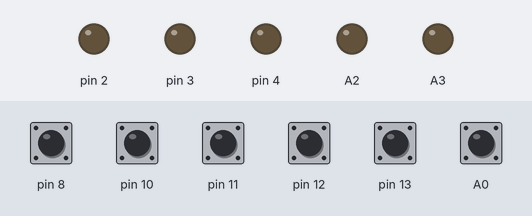
The sketch below on a simulated Arduino Uno, built with avr-gcc and run on an emulated ATmega328P. On the bench: output pins drawn as LEDs (lit = HIGH). Inputs (shaded band) come from the test bench; at power-on: A0, pin 8, pin 10–13 HIGH. Random numbers use the default seed unless the sketch sets one.

Above: at 2.6 s.
2.7 s: pin 8 pulled LOW for 0.15 s
At 2.8 s:
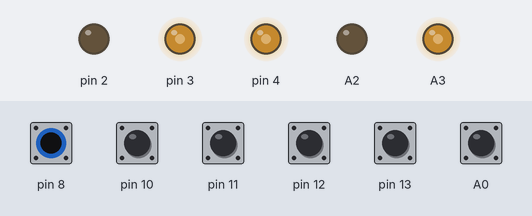
4.4 s: pin 13 pulled LOW for 0.15 s
At 5.7 s:
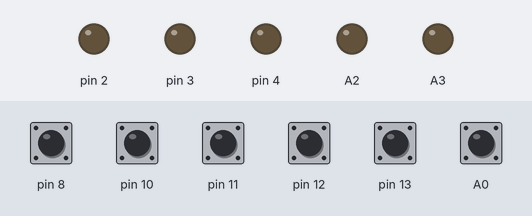
6.1 s: pin 10 pulled LOW for 0.15 s
At 6.2 s:
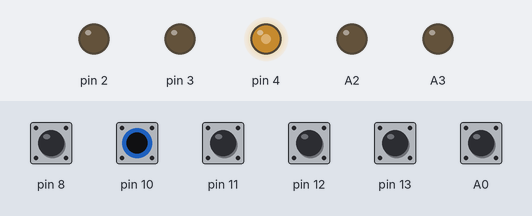
7.8 s: pin 11 pulled LOW for 0.15 s
At 7.9 s:
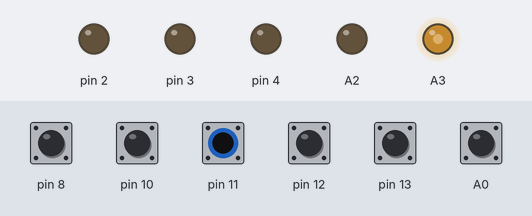
9.5 s: pin 12 pulled LOW for 0.15 s
At 9.6 s:
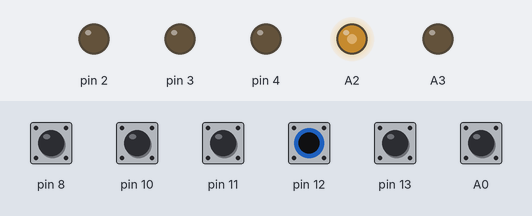
11.2 s: A0 pulled LOW for 0.15 s
At 12.1 s:
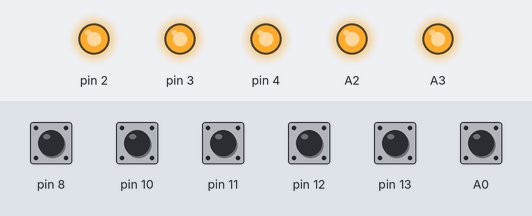
Timing chart, 0 to 14.2 s (numbered marks = the images above; inputs shaded):
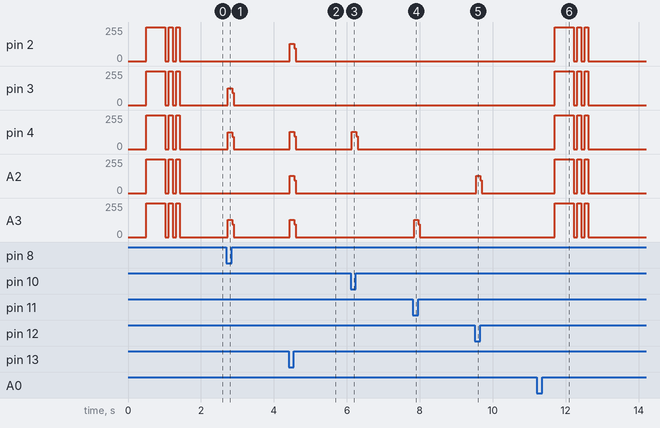

Measured:
- after the input at 2.7 s, pin 3, pin 4: 0/255 → 127/255 at once, → 0/255 0.12 s later; A3: 0/255 → 128/255 at once, → 0/255 0.12 s later
- after the input at 4.4 s, pin 2, pin 4, A2: 0/255 → 128/255 at once, → 0/255 0.12 s later; A3: 0/255 → 129/255 at once, → 0/255 0.12 s later
- after the input at 6.1 s, pin 4: 0/255 → 128/255 at once, → 0/255 0.12 s later
- after the input at 7.8 s, A3: 0/255 → 128/255 at once, → 0/255 0.12 s later
- after the input at 9.5 s, A2: 0/255 → 128/255 at once, → 0/255 0.12 s later
- after the input at 11.2 s, pin 2–4, A2, A3: 0/255 → 255/255 after 0.50 s, then repeats every 0.20 s: 0/255 0.10 s, 255/255 0.10 s, until it stays 0/255 from 12.6 s

The sketch:

Light.ino
```cpp
#include "Button.h" // Custom Button Class - Generates the Button functionality.
#include "Puzzle.h" // Custom Puzzle Class - Generates the Puzzles.

// Base Components
Puzzle puzzle;
int leds[5];
Button buttons[6];

// Dynamic Variables
bool comb[5];
bool check = true;
int lights = 5;

void setup() {
  // Sets the Serial port.
  Serial.begin(9600);

  // Connect all the LEDs and Buttons to their respective pins.
  leds[0] = 2;
  leds[1] = 3;
  leds[2] = 4;
  leds[3] = A2;
  leds[4] = A3;

  pinMode(2, OUTPUT);
  pinMode(3, OUTPUT);
  pinMode(4, OUTPUT);
  pinMode(A2, OUTPUT);
  pinMode(A3, OUTPUT);

  buttons[0] = Button(13);
  buttons[1] = Button(12);
  buttons[2] = Button(11);
  buttons[3] = Button(8);
  buttons[4] = Button(10);
  buttons[5] = Button(A0);

  // Generate a puzzle.
  generatePuzzle(5);
}


void loop() {
  checkButtons();
}


// Check every Button if it is being pressed this 'frame' or not.
void checkButtons() {
  if (!check) return;

  for (int b = 0; b < lights; b++) {
    Button button = buttons[b];
    if (button.pressed()) {
      // If a Button is pressed, toggle the LEDs it's wired to respectively.
      for (int i = 0; i < lights; i++) {
        bool newComb = comb[i] != button.comb[i];
        if (comb[i] != newComb) {
          comb[i] = newComb;
          int input = newComb ? HIGH : LOW;
          digitalWrite(leds[i], input);
        }
      }
    }
  }

  // Check if the puzzle is completed or not (are all the LEDs turned ON?)
  bool completed = true;
  for (int i = 0; i < lights; i++) {
    if (!comb[i]) {
      completed = false;
      break;
    }
  }

  // If the puzzle is completed or the Reset Button is pressed, generate a new puzzle.
  if (completed) victory();
  else if (buttons[5].pressed()) generatePuzzle(5);
}

// Keep the lights on for a second before reseting the puzzle.
void victory() {
  check = false;
  delay(1000);
  generatePuzzle(lights);
}

// Generate a new puzzle and flicker the LEDs to show when the puzzle is done generating.
void generatePuzzle(int _lights) {
  check = false;

  // Reset the LEDs.
  for (int i = 0; i < lights; i++) {
    comb[i] = false;
    digitalWrite(leds[i], LOW);
  }
  delay(500);

  lights = _lights;

  for (int i = 0; i < lights; i++) digitalWrite(leds[i], HIGH);
  delay(500);

  // Generate a new puzzle.
  puzzle.generate(lights);
  for (int i = 0; i < lights; i++) {
    buttons[i].mapButton(lights, puzzle.combs[i]);
  }

  // Flicker the LEDs.
  for (int i = 0; i < lights; i++) digitalWrite(leds[i], LOW);
  delay(100);
  for (int i = 0; i < lights; i++) digitalWrite(leds[i], HIGH);
  delay(100);
  for (int i = 0; i < lights; i++) digitalWrite(leds[i], LOW);
  delay(100);
  for (int i = 0; i < lights; i++) digitalWrite(leds[i], HIGH);
  delay(100);
  for (int i = 0; i < lights; i++) digitalWrite(leds[i], LOW);

  check = true;
}
```

Button.h
```cpp
class Button {
  public:
    bool comb[5];

    Button() {}

    // Set the Button pin.
    Button(int _pin) {
      pin = _pin;
      pinMode(pin, INPUT_PULLUP);
    }

    // Connect the Button to a combination of LEDs.
    void mapButton(int _lights, bool _comb[]) {
      memcpy(comb, _comb, _lights);
    }

    // Check if the Button is pressed or not. Functionality has been added to turn it into a switch rather than a turbo button.
    bool pressed() {
      int reading = !digitalRead(pin);

      if (reading == HIGH && lastState == LOW && millis() - t > debounce) {
        state = (state == HIGH) ? LOW : HIGH;
        lastState = reading;
        t = millis();
        return true;
      }

      lastState = reading;
      return false;
    }

  private:
    int pin;
    int state = HIGH;
    int lastState = LOW;
    unsigned long t = 0;
    unsigned long debounce = 200;
};
```

Puzzle.h
```cpp
class Puzzle {
  public:
    bool combs[5][5];

    Puzzle() {}

    // Generate a new puzzle.
    void generate(int _lights) {
      clearCombs();

      lights = _lights;
      lights = max(lights, 0);
      lights = min(lights, 5);
      int l = lights;

      // Create a matrix of length possible combinations.
      int count = round(pow(2, l)) - 1;
      bool matrix[count][l];

      // Fill out the matrix with possible combinations.
      for (int i = 0; i < count; i++) {
        bool comb[l];

        String string = String(i + 1,2);
        int len = l - string.length();
        for (int c = 0; c < len; c++) comb[c] = false;
        for (int c = len; c < l; c++) comb[c] = string[c - len] == '1';

        memcpy(matrix[i], comb, l);
      }

      // For amount of combinations needed:
      for (int i = 0; i < l; i++) {

        // Take a random combination from the previously created matrix.
        randomSeed(millis());
        int r = random(count);
        int x = random(7);
        if (r >= 7) r -= x;
        if (r == count - 1) {
          bool minus = true;
          for (int b = 0; b < l; b++) {
            if (!matrix[r][b]) minus = false;
          }
          if (minus) r--;
        }
        memcpy(combs[i], matrix[r], l);

        // Find the combinations that can be created with the current set of combinations.
        int count2 = round(pow(2, i));
        bool distCombs[count2][l];
        for (int i2 = 0; i2 < count2; i2++) {
          bool comb[l];
          memcpy(comb, combs[i], l);

          String string = String(i2,2);
          String reverse = string;
          for (int c = 0; c < reverse.length(); c++) string[c] = reverse[reverse.length() - 1 - c];
          for (int c = 0; c < string.length(); c++) {
            if (string[c] == '1') {
              for (int c2 = 0; c2 < l; c2++) {
                comb[c2] = comb[c2] != combs[c][c2];
              }
            }
          }

          memcpy(distCombs[i2], comb, l);
        }

        // Remove those combinations from the matrix. If any of those would be added, there is a chance of the puzzle not being solvable.
        for (int i2 = count - 1; i2 >= 0; i2--) {
          for (int dis = 0; dis < count2; dis++) {
            bool match = true;
            for (int b = 0; b < l; b++) {
              if (matrix[i2][b] != distCombs[dis][b]) {
                match = false;
                break;
              }
            }
            if (match) {
              for (int i3 = i2; i3 < count; i3++) {
                memcpy(matrix[i3], matrix[i3+1], l);
              }
              count--;
            }
          }
        }
      }

      delay(7);
    }

    // Clear all the combinations.
    void clearCombs() {
      for (int i = 0; i < 5; i++) {
        for (int i2 = 0; i2 < 5; i2++) {
          combs[i][i2] = false;
        }
      }
    }

    // Print the generated button combinations.
    void printCombs() {
      for (int i = 0; i < lights; i++) {
        for (int c = 0; c < lights; c++) {
          Serial.print(combs[i][c] ? 1 : 0);
        }
        Serial.println();
      }
      Serial.println();
    }

  private:
    int lights;
};
```
